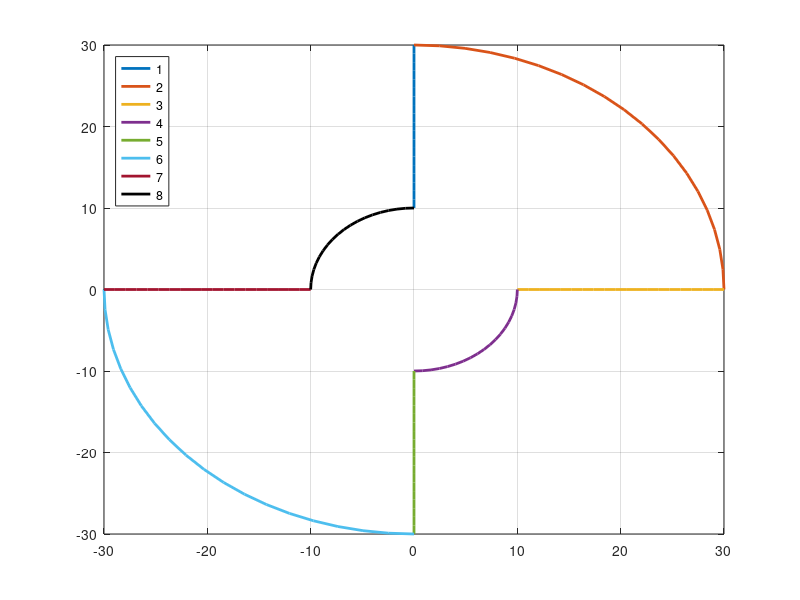

MATLAB code to generate this figure: (Note: this script raises an error after producing the figure.)
clearvars;
close all;
clc;

set(0, 'DefaultFigureWindowStyle', 'docked');
%%
% Algorithm selection
% --------------------------
%       newton          = 1
%       gradient        = 2
%       hybrid          = 3
%       inverse         = 4

algorithms = [1, 2, 4];
draw = 1;       % draw the path
T = 0.01;       % sampling time
lambda = 10;     % convergence speed
fprintf('T: %f => lambda < %f\t(current: %f)\n\n', T, 1/(10*T), lambda);
disc = 20;      % value to discretize the path
L1 = 10;
L2 = 2*L1;
re = L2+L1; 
ri = L2-L1;

% Direct kinematic
%  ------------------------------
% x = L1*cos(q1) + L2*cos(q1+q2);
% x = L1*sin(q1) + L2*sin(q1+q2);

%%
p1 = [zeros(1, disc); linspace(ri, re, disc)];                                  % PI/2
p2 = [re*cos(linspace(pi/2, 0, disc)); re*sin(linspace(pi/2, 0, disc))];        % ext1
p3 = [linspace(re, ri, disc); zeros(1, disc)];                                  % 0
p4 = [ri*cos(linspace(0, -pi/2, disc)); ri*sin(linspace(0, -pi/2, disc))];      % int1
p5 = [zeros(1, disc); linspace(-ri, -re, disc)];                                % -PI/2
p6 = [re*cos(linspace(-pi/2, -pi, disc)); re*sin(linspace(-pi/2, -pi, disc))];  % ext2
p7 = [linspace(-ri, -re, disc); zeros(1, disc)];                                % PI
p8 = [ri*cos(linspace(pi, pi/2, disc)); ri*sin(linspace(pi, pi/2, disc))];      % int2

if (draw)
    close(figure(1));
    figure(1);
    plot(p1(1,:), p1(2,:), 'lineWidth', 2);       
    hold on;
    plot(p2(1,:), p2(2,:), 'lineWidth', 2);    
    plot(p3(1,:), p3(2,:), 'lineWidth', 2);    
    plot(p4(1,:), p4(2,:), 'lineWidth', 2);    
    plot(p5(1,:), p5(2,:), 'lineWidth', 2);    
    plot(p6(1,:), p6(2,:), 'lineWidth', 2);    
    plot(p7(1,:), p7(2,:), 'lineWidth', 2);    
    plot(p8(1,:), p8(2,:), 'black', 'lineWidth', 2);    
    legend('1', '2', '3', '4', '5', '6', '7', '8', 'Location', 'NorthWest');
    grid on;
    axis([-30 30 -30 30]);
    hold off;
end
%%
syms q1 q2
F = ([L1*cos(q1) + L2*cos(q1+q2); L1*sin(q1) + L2*sin(q1+q2)]);
J = matlabFunction(jacobian(F, [q1 q2]));
% J = matlabFunction([-L1*sin(q1) - L2*sin(q1 + q2), -L2*sin(q1 + q2); L1*cos(q1) + L2*cos(q1 + q2), L2*cos(q1 + q2)]);
F = matlabFunction(F);

a = 1;

for algorithm = algorithms
    q_curr = [-a*pi/2; a*pi];
    switch (algorithm)
        case 0,
            fprintf('!!! WARNING: algorithm not selected\n\n');
        % Newton
        case 1,
            q_curr = newton(disc, T, lambda, q_curr, F, J, p1(1,:), p1(2,:));
            q_curr = newton(disc, T, lambda, q_curr, F, J, p2(1,:), p2(2,:));
            q_curr = newton(disc, T, lambda, q_curr, F, J, p3(1,:), p3(2,:));
            q_curr = newton(disc, T, lambda, q_curr, F, J, p4(1,:), p4(2,:));
            q_curr = newton(disc, T, lambda, q_curr, F, J, p5(1,:), p5(2,:));
            q_curr = newton(disc, T, lambda, q_curr, F, J, p6(1,:), p6(2,:));
            q_curr = newton(disc, T, lambda, q_curr, F, J, p7(1,:), p7(2,:));
            newton(disc, T, lambda, q_curr, F, J, p8(1,:), p8(2,:));
        % Gradient
        case 2,
            q_curr = gradient(disc, T, lambda, q_curr, F, J, p1(1,:), p1(2,:));
            q_curr = gradient(disc, T, lambda, q_curr, F, J, p2(1,:), p2(2,:));
            q_curr = gradient(disc, T, lambda, q_curr, F, J, p3(1,:), p3(2,:));
            q_curr = gradient(disc, T, lambda, q_curr, F, J, p4(1,:), p4(2,:));
            q_curr = gradient(disc, T, lambda, q_curr, F, J, p5(1,:), p5(2,:));
            q_curr = gradient(disc, T, lambda, q_curr, F, J, p6(1,:), p6(2,:));
            q_curr = gradient(disc, T, lambda, q_curr, F, J, p7(1,:), p7(2,:));
            gradient(disc, T, lambda, q_curr, F, J, p8(1,:), p8(2,:));
        % Hybrid
        case 3,
        % inverse
        case 4,
            inverse(disc, F, L1, L2, p1(1,:), p1(2,:));
            inverse(disc, F, L1, L2, p2(1,:), p2(2,:));
            inverse(disc, F, L1, L2, p3(1,:), p3(2,:));
            inverse(disc, F, L1, L2, p4(1,:), p4(2,:));
            inverse(disc, F, L1, L2, p5(1,:), p5(2,:));
            inverse(disc, F, L1, L2, p6(1,:), p6(2,:));
            inverse(disc, F, L1, L2, p7(1,:), p7(2,:));
            inverse(disc, F, L1, L2, p8(1,:), p8(2,:));
    end
end
